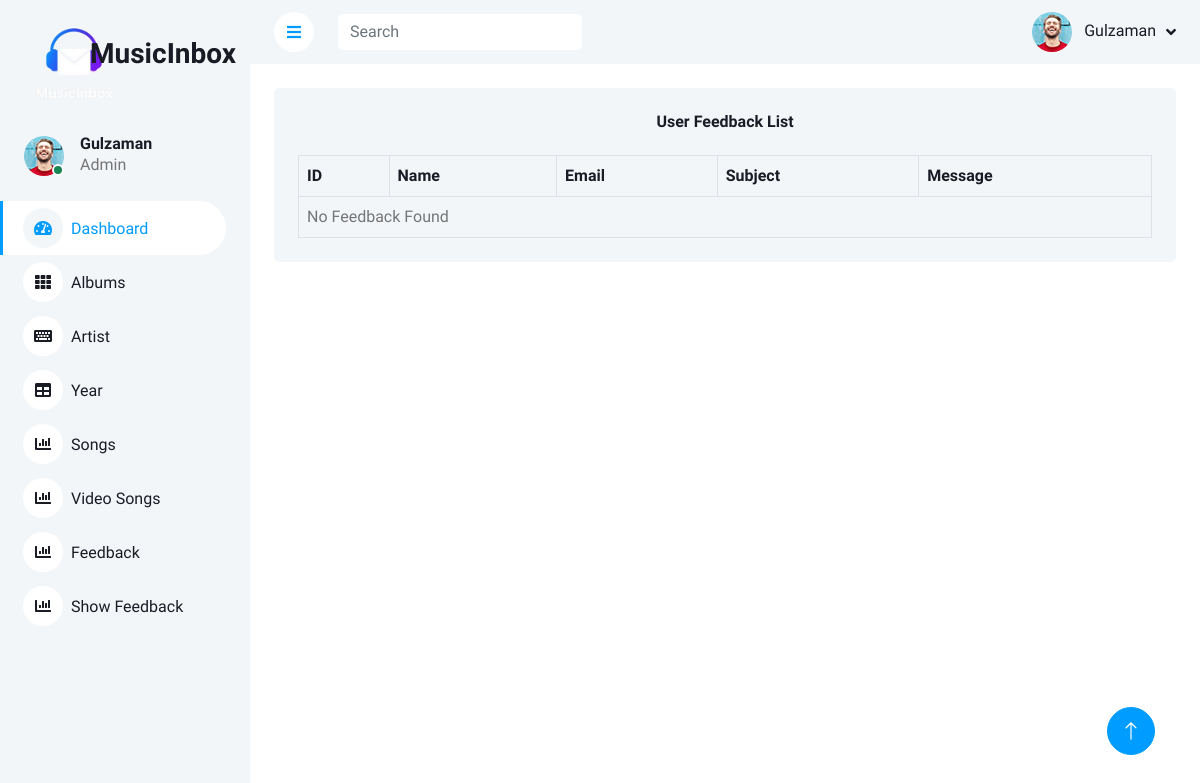
The app's page /admin_panel/public.php?show_feedback (signed in), older data.
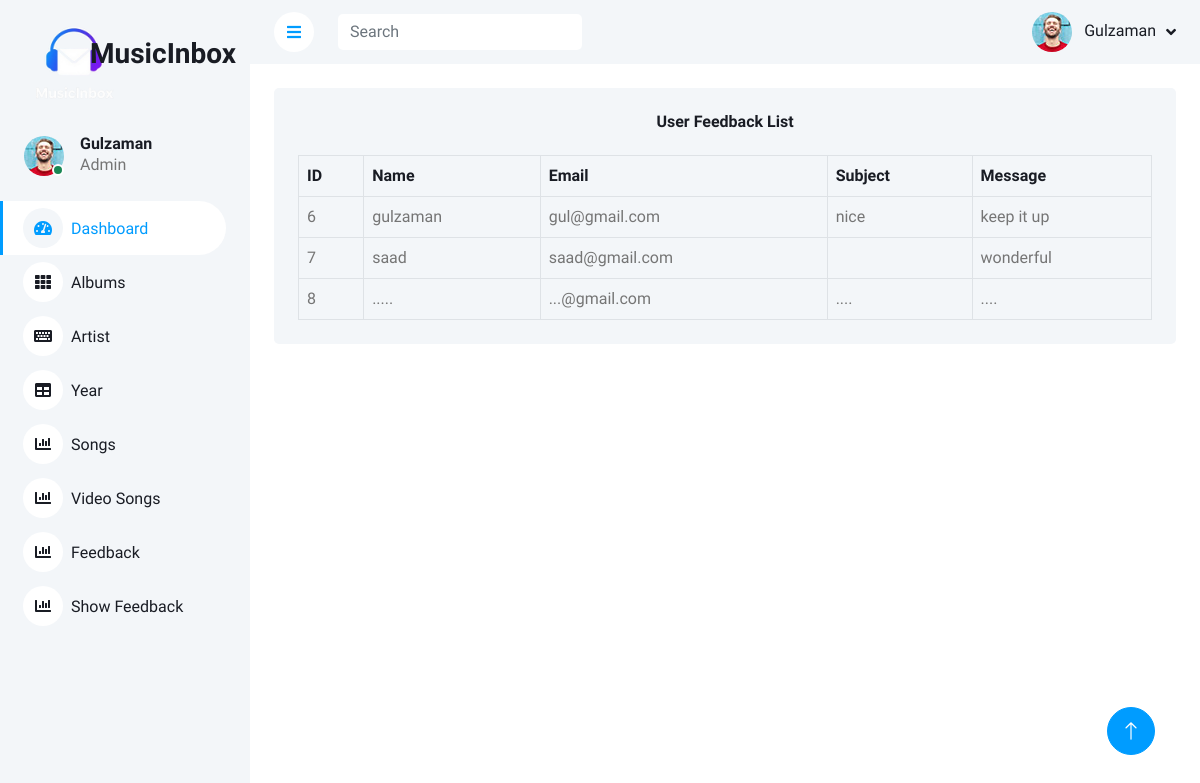
The same page, newer data.
### tables this page shows
CREATE TABLE `feedback` (
  `id` int(11) NOT NULL,
  `name` varchar(20) DEFAULT NULL,
  `email` varchar(20) DEFAULT NULL,
  `contact` varchar(20) DEFAULT NULL,
  `message` text DEFAULT NULL
);

### admin_panel/show_feedback.php (the view)
<?php
include "../connection.php";
?>
<div class="container-fluid pt-4 px-4">
    <div class="bg-light text-center rounded p-4">
        <h6 class="mb-4">User Feedback List</h6>
        <div class="table-responsive">
            <table class="table text-start align-middle table-bordered table-hover mb-0">
                <thead>
                    <tr class="text-dark">
                        <th>ID</th>
                        <th>Name</th>
                        <th>Email</th>
                        <th>Subject</th>
                        <th>Message</th>
                    </tr>
                </thead>
                <tbody>
                    <?php
                    $query = mysqli_query($con, "SELECT * FROM feedback");
                    if(mysqli_num_rows($query) > 0) {
                        while($row = mysqli_fetch_assoc($query)) {
                            echo "<tr>
                                <td>".$row['id']."</td>
                                <td>".$row['name']."</td>
                                <td>".$row['email']."</td>
                                <td>".$row['contact']."</td>
                                <td>".$row['message']."</td>
                            </tr>";
                        }
                    } else {
                        echo "<tr><td colspan='5'>No Feedback Found</td></tr>";
                    }
                    ?>
                </tbody>
            </table>
        </div>
    </div>
</div>

Row changes from the older to the newer data that the page shows:
added feedback: id "6", name "gulzaman", email "gul@gmail.com", contact "nice", message "keep it up"
added feedback: id "7", name "saad", email "saad@gmail.com", message "wonderful"
added feedback: id "8", name ".....", email "...@gmail.com", contact "....", message "...."
Text that changed along with them:
text no longer shown: "No Feedback Found"
